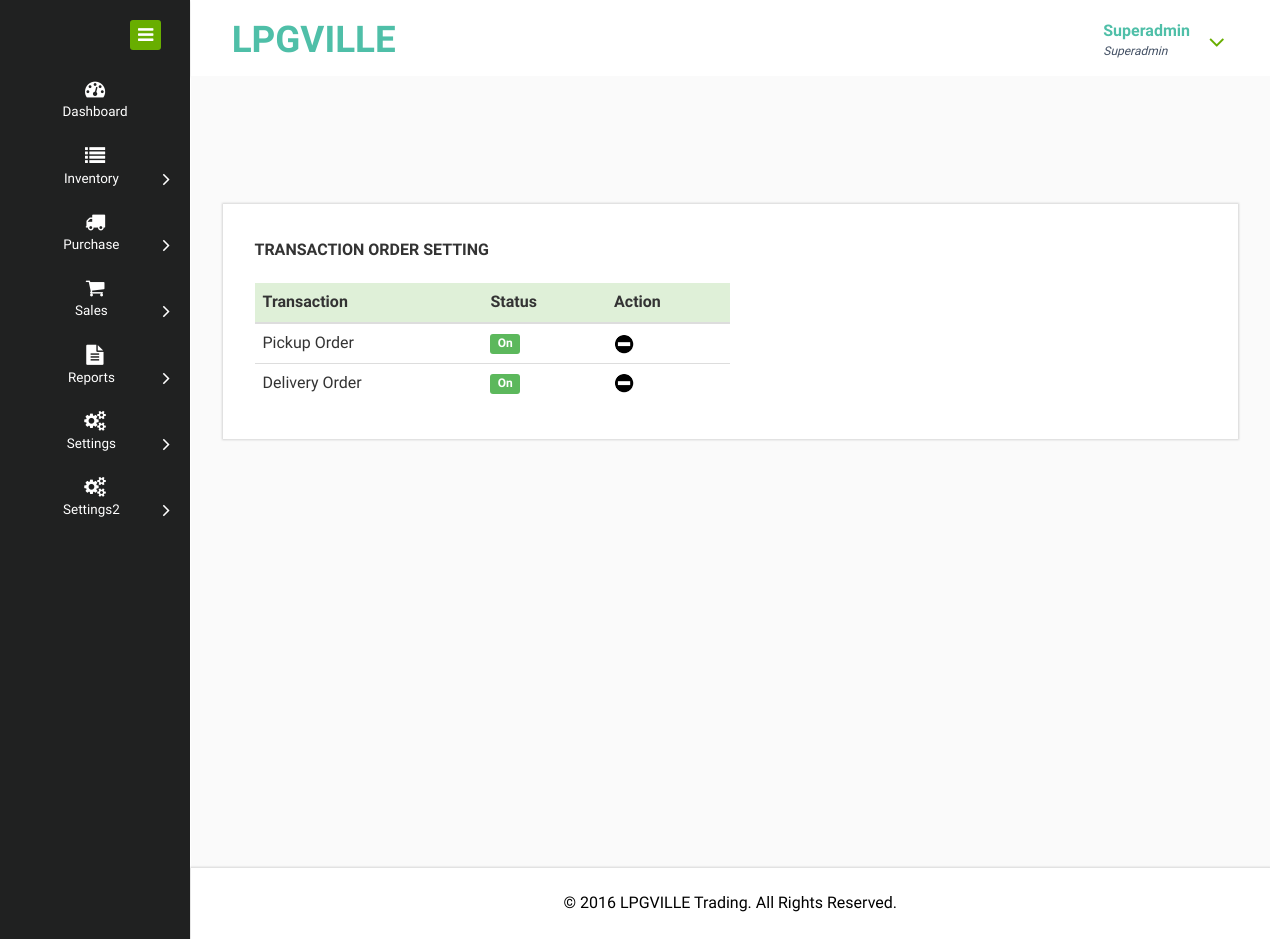
/admin/transaction_setting.php (signed in), run on the app's committed database.
### tables this page shows
CREATE TABLE `user` (
  `UserID` varchar(20) NOT NULL,
  `Username` varchar(50) NOT NULL,
  `Password` varchar(15) NOT NULL,
  `Role` varchar(15) NOT NULL,
  `UserStatus` varchar(10) NOT NULL,
  `DateAdded` date NOT NULL,
  `UserDelete` int(5) NOT NULL
);

CREATE TABLE `user_info` (
  `UserID` varchar(20) NOT NULL,
  `Fullname` varchar(100) NOT NULL,
  `Contact` varchar(50) NOT NULL,
  `Email` varchar(150) NOT NULL,
  `Address` varchar(150) NOT NULL
);

CREATE TABLE `transaction_setting` (
  `ID` int(11) NOT NULL,
  `TransactionName` varchar(100) NOT NULL,
  `Status` int(5) NOT NULL
);

CREATE TABLE `cms` (
  `ID` int(11) NOT NULL,
  `footer` varchar(200) NOT NULL,
  `about` text NOT NULL,
  `contact_text` varchar(255) NOT NULL,
  `contact_address` varchar(200) NOT NULL,
  `slider1` varchar(200) NOT NULL,
  `slider2` varchar(200) NOT NULL,
  `home_title1` varchar(200) NOT NULL,
  `home_title2` varchar(200) NOT NULL,
  `home_title3` varchar(200) NOT NULL,
  `home_text1` varchar(125) NOT NULL,
  `home_text2` varchar(125) NOT NULL,
  `home_text3` varchar(125) NOT NULL
);

### admin/session.php (called while the page is built, shortened)
<?php
$user = $conn->query("SELECT u.Username, u.Password, u.Role, u.UserStatus, u.DateAdded,
		ui.Fullname, ui.Contact, ui.Email, ui.Address,
		ua.Inventory, ua.PO, ua.Orders, ua.Reports, ua.Settings
		FROM user AS u
		INNER JOIN user_info AS ui ON u.UserID=ui.UserID
		INNER JOIN user_access AS ua ON u.UserID=ua.UserID
		AND u.UserID='$_SESSION[userid]'");
$urow = $user->fetch_assoc();
?>

### admin/transaction_setting.php (the view, shortened to what this page needs)
<?php
require('../connection.php');
require('session.php');
?>
<!DOCTYPE HTML>
<html>
  <?php
  require('head.php');
  ?>
<body>
<div class="page-container">
<div class="left-content">
<div class="mother-grid-inner">
  <?php
  require('header.php');
  ?>
  <?php
  $table = $conn->query("SELECT * FROM transaction_setting");
  ?>
<div class="inner-block">
<div class="blank">
<div class="grid_3 grid_4">
<div class="page-header">
 <b>TRANSACTION ORDER SETTING</b>
</div>
<div class="bs-example">
<?php
  if($table->num_rows > 0) {
    echo '
 <table class="table" style="font-size: 16px; width: 50%;">
    <thead>
    <tr class="success">
      <th>Transaction</th>
      <th>Status</th>
      <th>Action</th>
    </tr>
    </thead>
    <tbody>
    ';
    while($obj = $table->fetch_assoc()) {
        echo '<tr>';
      echo '<td>' .$obj['TransactionName']. '</td>';
    echo '<td>';
        if($obj['Status'] == 1) {
          echo '<span class="label label-success">On</span>';
        }
        else {
           echo '<span class="label label-danger">Off</span>';
        }
      echo '</td>';
       echo '<td>';
           if ($obj['Status'] == 1) {
            echo '<a href="status_transaction.php?id=' .$obj['ID']. '&status=' .$obj['Status']. '">
          <img src="icons/deactivate.png" style="width: 20px; height: 20px;" title="Turn off" />
          </a>';
          }
          else {
           echo '<a href="status_transaction.php?id=' .$obj['ID']. '&status=' .$obj['Status']. '">
          <img src="icons/activate.png" style="width: 20px; height: 20px;" title="Turn on" />
          </a>';
          }
      echo '</tr>';
    }
    echo '
    </tbody>
    </table>
    ';
  }
  else {
    echo 'No record of transaction setting.';
  }
  ?>
</div>
</div>
</div>
</div>
<?php
require('footer.php');
?>
</div>
</div>
  <?php
  require('navigation.php');
  ?>
</div>
</body>
</html>

### admin/header.php (shortened to what this page needs)
<div class="header-main">
<div class="header-left">
<div class="logo-name">
<a href="dashboard.php"> <h1>LPGVILLE</h1>
</a>
</div>
<div class="clearfix"> </div>
</div>
<div class="header-right">
<div class="profile_details">
<ul>
    <li class="dropdown profile_details_drop">
        <a href="#" class="dropdown-toggle" data-toggle="dropdown" aria-expanded="false">
        <div class="profile_img">
        <div class="user-name">
       <?php
        echo '<p>' .$urow['Fullname']. '</p>';
        echo '<span>' .$_SESSION['role']. '</span>';
        ?>
        </div>
        <i class="fa fa-angle-down lnr"></i>
        <div class="clearfix"></div>
        </div>
        </a>
                                    </li>
                                </ul>
                            </div>
                            <div class="clearfix"> </div>
                        </div>
                     <div class="clearfix"> </div>
                </div>

### admin/footer.php
 <?php
 	require('../connection.php');
   $cms = $conn->query("SELECT * FROM cms WHERE ID=1");
   $cmsrow = $cms->fetch_assoc();
   ?>
<div class="copyrights">
 <?php
                   echo
                   '
                   <p>© ' .$cmsrow['footer']. '</p>
                   ';
                   ?>
</div>

### data on the page
user: user_info.Fullname "Superadmin"
transaction_setting: TransactionName "Pickup Order", Status "On"
transaction_setting: TransactionName "Delivery Order", Status "On"
cms: footer "2016 LPGVILLE Trading. All Rights Reserved."

### other printed values
$_SESSION['role'] "Superadmin"
